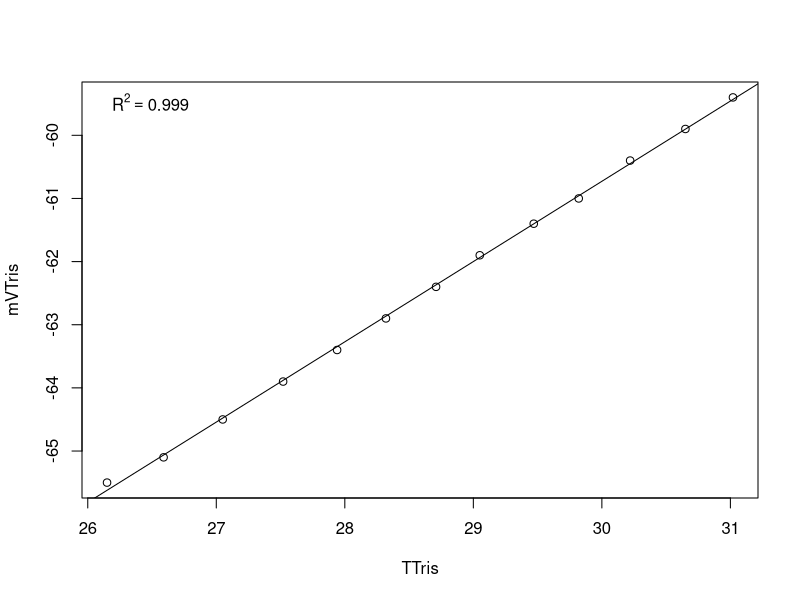

Reproduce this figure in R.
setwd("~/MyProjects/HIMB_Bleaching_2018/pH_Calibration_Files/") #set working directory

Calib.Data <-read.table("20180812.csv", header=TRUE, sep=",", na.string="NA", as.is=TRUE) #reads in the data files
model <-lm(mVTris ~ TTris, data=Calib.Data) #runs a linear regression of mV as a function of temperature
coe <- coef(model) #extracts the coeffecients
R2<-summary(model)$r.squared
plot(mVTris ~ TTris, data=Calib.Data)
abline(lm(mVTris ~ TTris, data=Calib.Data))
legend('topleft', legend = bquote(R^2 == .(format(R2, digits = 3))), bty='n')
